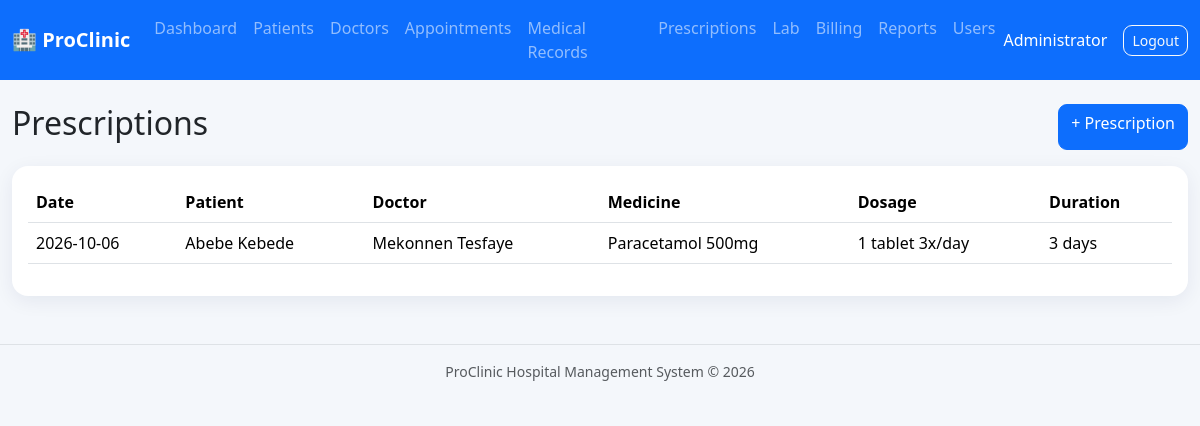
/prescriptions/index.php (signed in), run on the app's committed database.
### tables this page shows
CREATE TABLE prescriptions(id INT AUTO_INCREMENT PRIMARY KEY,patient_id INT,doctor_id INT,prescription_date DATE,medicine VARCHAR(255),dosage VARCHAR(120),duration VARCHAR(120),instructions TEXT,created_at TIMESTAMP DEFAULT CURRENT_TIMESTAMP,FOREIGN KEY(patient_id) REFERENCES patients(id),FOREIGN KEY(doctor_id) REFERENCES doctors(id));

CREATE TABLE patients(id INT AUTO_INCREMENT PRIMARY KEY,patient_code VARCHAR(30) UNIQUE,name VARCHAR(120) NOT NULL,gender VARCHAR(20),dob DATE,age INT,phone VARCHAR(40),email VARCHAR(150),blood_group VARCHAR(10),address VARCHAR(255),emergency_contact VARCHAR(100),created_at TIMESTAMP DEFAULT CURRENT_TIMESTAMP);

CREATE TABLE doctors(id INT AUTO_INCREMENT PRIMARY KEY,name VARCHAR(120),specialization VARCHAR(120),phone VARCHAR(40),email VARCHAR(150),license_no VARCHAR(80),status VARCHAR(20) DEFAULT 'active',created_at TIMESTAMP DEFAULT CURRENT_TIMESTAMP);

### includes/auth.php (called while the page is built, shortened)
<?php
function e($v) {
    return htmlspecialchars((string)$v, ENT_QUOTES, 'UTF-8');
}

### prescriptions/index.php (the view)
<?php $page_title='Prescriptions';require_once __DIR__.'/../includes/header.php';$rows=$pdo->query("SELECT pr.*,p.name patient,d.name doctor FROM prescriptions pr JOIN patients p ON p.id=pr.patient_id JOIN doctors d ON d.id=pr.doctor_id ORDER BY pr.id DESC")->fetchAll();?><div class="d-flex justify-content-between mb-3"><h2>Prescriptions</h2><a href="add.php" class="btn btn-primary">+ Prescription</a></div><div class="card p-3"><table class="table"><thead><tr><th>Date</th><th>Patient</th><th>Doctor</th><th>Medicine</th><th>Dosage</th><th>Duration</th></tr></thead><tbody><?php foreach($rows as $r):?><tr><td><?=$r['prescription_date']?></td><td><?=e($r['patient'])?></td><td><?=e($r['doctor'])?></td><td><?=e($r['medicine'])?></td><td><?=e($r['dosage'])?></td><td><?=e($r['duration'])?></td></tr><?php endforeach;?></tbody></table></div><?php require_once __DIR__.'/../includes/footer.php';?>

### assets/css/style.css (style rules this page uses)
body { background:#f4f7fb }
.card { border:0;border-radius:16px;box-shadow:0 5px 20px rgba(0,30,80,.07) }
.btn { border-radius:9px }
.table { vertical-align:middle }

### data on the page
prescriptions: prescription_date "2026-10-06", patient.name "Abebe Kebede", doctor.name "Mekonnen Tesfaye", medicine "Paracetamol 500mg", dosage "1 tablet 3x/day", duration "3 days"

### other printed values
$_SESSION['user']['name'] "Administrator"
